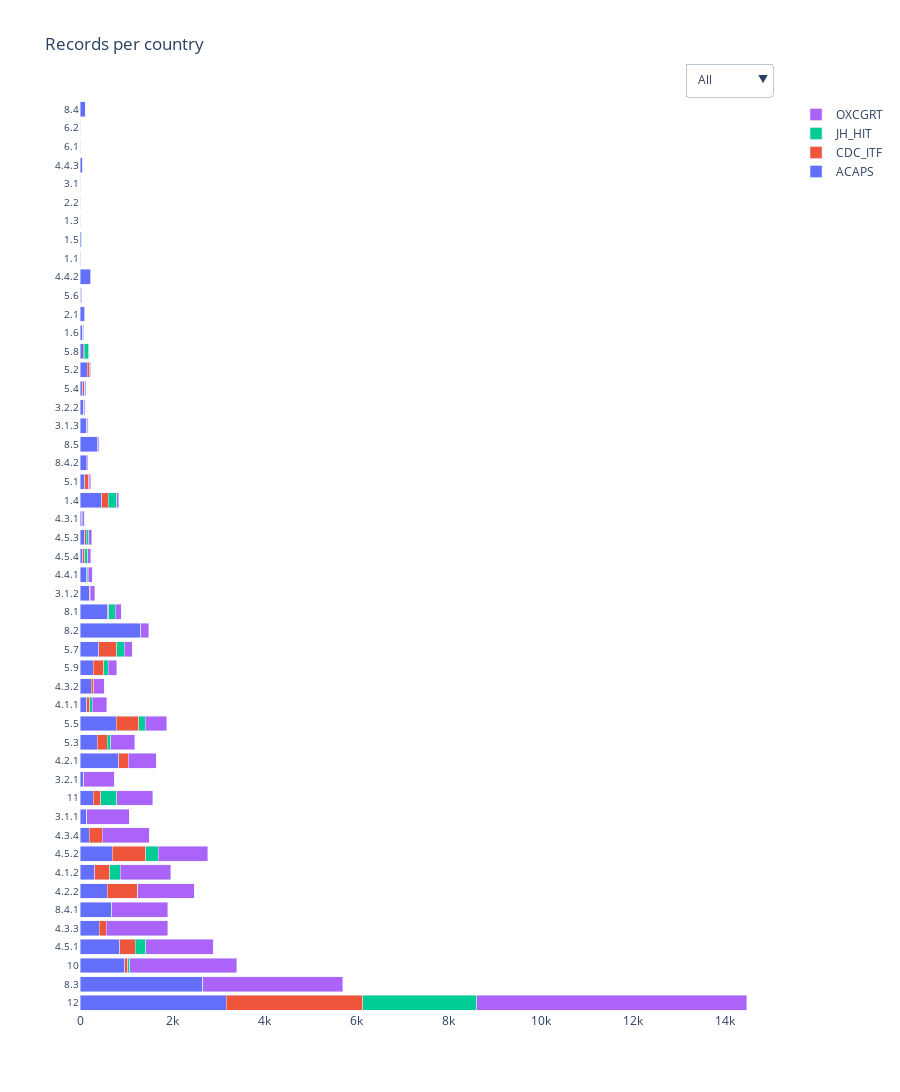

Notebook code cell kept with this figure:
### Code cell
fig = go.Figure()

fig.update_yaxes(type='category')

for column in m.columns.to_list():
    fig.add_trace(
        go.Bar(
            y = m.index,
            x = m[column],
            name = column,
            orientation='h'
        )
    )
    
fig.update_layout(
    height = 1500,
    barmode='stack',
    title = "Records per WHO code",
    paper_bgcolor='rgba(0,0,0,0)',
    plot_bgcolor='rgba(0,0,0,0)',
    updatemenus=[
        dict(
            buttons=[dict(label = 'All',
                  method = 'update',
                  args = [{'visible': [True, True, True, True]},
                          {'title': 'All',
                           'showlegend':True}]),
             dict(label = 'ACAPS',
                  method = 'update',
                  args = [{'visible': [True, False, False, False]},
                          {'title': 'OXCGRT',
                          'showlegend':True}]),
            dict(label = 'CDC_ITF',
                method = 'update',
                args = [{'visible': [False, True, False, False]},
                        {'title': 'CDC_ITF',
                        'showlegend':True}]),
            dict(label = 'JH_HIT',
                method = 'update',
                args = [{'visible': [False, False, True, False]},
                        {'title': 'JH_HIT',
                        'showlegend':True}]),
            dict(label = 'OXCGRT',
                method = 'update',
                args = [{'visible': [False, False, False, True]},
                        {'title': 'OXCGRT',
                        'showlegend':True}])],
            direction="down",
            pad={"r": 10, "t": 10},
            showactive=True,
            x=1,
            xanchor="right",
            y=1.052,
            yanchor="top"
        ),
    ]
)

fig = fig.update_yaxes(tickfont=dict(size=10))
py.iplot(fig)

### Figure 1 — Plotly figure (JSON) as saved in the notebook; plotly's stock layout.template omitted (floating-point values rounded to 4 significant figures)
{"data": [{"name": "ACAPS", "orientation": "h", "type": "bar", "x": [3174, 2660, 975, 861, 414, 680, 587, 320, 702, 201, 140, 291, 81, 839, 370, 792, 146, 239, 287, 407, 1309, 602, 207, 144, 60, 104, 37, 475, 99, 137, 386, 146, 80, 59, 161, 67, 61, 95, 13, 219, 16, 31, 2, 3, 1, 46, 1, 4, 113], "y": ["12", "8.3", "10", "4.5.1", "4.3.3", "8.4.1", "4.2.2", "4.1.2", "4.5.2", "4.3.4", "3.1.1", "11", "3.2.1", "4.2.1", "5.3", "5.5", "4.1.1", "4.3.2", "5.9", "5.7", "8.2", "8.1", "3.1.2", "4.4.1", "4.5.4", "4.5.3", "4.3.1", "1.4", "5.1", "8.4.2", "8.5", "3.1.3", "3.2.2", "5.4", "5.2", "5.8", "1.6", "2.1", "5.6", "4.4.2", "1.1", "1.5", "1.3", "2.2", "3.1", "4.4.3", "6.1", "6.2", "8.4"]}, {"name": "CDC_ITF", "orientation": "h", "type": "bar", "x": [2962, 1, 64, 342, 155, 1, 668, 326, 725, 284, 1, 157, 5, 208, 225, 488, 70, 59, 231, 392, null, 19, 1, 12, 45, 29, 10, 142, 89, null, 7, 5, 6, 29, 50, 22, 4, 1, 16, 3, null, null, null, null, null, 1, null, null, null], "y": ["12", "8.3", "10", "4.5.1", "4.3.3", "8.4.1", "4.2.2", "4.1.2", "4.5.2", "4.3.4", "3.1.1", "11", "3.2.1", "4.2.1", "5.3", "5.5", "4.1.1", "4.3.2", "5.9", "5.7", "8.2", "8.1", "3.1.2", "4.4.1", "4.5.4", "4.5.3", "4.3.1", "1.4", "5.1", "8.4.2", "8.5", "3.1.3", "3.2.2", "5.4", "5.2", "5.8", "1.6", "2.1", "5.6", "4.4.2", "1.1", "1.5", "1.3", "2.2", "3.1", "4.4.3", "6.1", "6.2", "8.4"]}, {"name": "JH_HIT", "orientation": "h", "type": "bar", "x": [2473, null, 41, 227, 6, 3, 3, 230, 276, null, 3, 351, null, 4, 69, 141, 53, null, 96, 158, 6, 145, 10, 24, 67, 60, 4, 181, 9, null, 4, 8, 4, 20, 10, 105, 3, 1, 1, 2, null, 2, null, null, null, 5, null, null, null], "y": ["12", "8.3", "10", "4.5.1", "4.3.3", "8.4.1", "4.2.2", "4.1.2", "4.5.2", "4.3.4", "3.1.1", "11", "3.2.1", "4.2.1", "5.3", "5.5", "4.1.1", "4.3.2", "5.9", "5.7", "8.2", "8.1", "3.1.2", "4.4.1", "4.5.4", "4.5.3", "4.3.1", "1.4", "5.1", "8.4.2", "8.5", "3.1.3", "3.2.2", "5.4", "5.2", "5.8", "1.6", "2.1", "5.6", "4.4.2", "1.1", "1.5", "1.3", "2.2", "3.1", "4.4.3", "6.1", "6.2", "8.4"]}, {"name": "OXCGRT", "orientation": "h", "type": "bar", "x": [5868, 3038, 2328, 1465, 1325, 1222, 1221, 1099, 1070, 1018, 923, 780, 654, 602, 521, 466, 310, 225, 185, 173, 172, 124, 101, 82, 60, 58, 45, 42, 39, 26, 23, 21, 19, 18, 14, 12, 11, 6, 4, 4, 2, 1, null, null, null, null, null, null, null], "y": ["12", "8.3", "10", "4.5.1", "4.3.3", "8.4.1", "4.2.2", "4.1.2", "4.5.2", "4.3.4", "3.1.1", "11", "3.2.1", "4.2.1", "5.3", "5.5", "4.1.1", "4.3.2", "5.9", "5.7", "8.2", "8.1", "3.1.2", "4.4.1", "4.5.4", "4.5.3", "4.3.1", "1.4", "5.1", "8.4.2", "8.5", "3.1.3", "3.2.2", "5.4", "5.2", "5.8", "1.6", "2.1", "5.6", "4.4.2", "1.1", "1.5", "1.3", "2.2", "3.1", "4.4.3", "6.1", "6.2", "8.4"]}], "layout": {"barmode": "stack", "height": 1500, "paper_bgcolor": "rgba(0,0,0,0)", "plot_bgcolor": "rgba(0,0,0,0)", "title": {"text": "Records per country"}, "updatemenus": [{"buttons": [{"args": [{"visible": [true, true, true, true]}, {"showlegend": true, "title": "All"}], "label": "All", "method": "update"}, {"args": [{"visible": [true, false, false, false]}, {"showlegend": true, "title": "OXCGRT"}], "label": "ACAPS", "method": "update"}, {"args": [{"visible": [false, true, false, false]}, {"showlegend": true, "title": "CDC_ITF"}], "label": "CDC_ITF", "method": "update"}, {"args": [{"visible": [false, false, true, false]}, {"showlegend": true, "title": "JH_HIT"}], "label": "JH_HIT", "method": "update"}, {"args": [{"visible": [false, false, false, true]}, {"showlegend": true, "title": "OXCGRT"}], "label": "OXCGRT", "method": "update"}], "direction": "down", "pad": {"r": 10, "t": 10}, "showactive": true, "x": 1, "xanchor": "right", "y": 1.052, "yanchor": "top"}], "yaxis": {"tickfont": {"size": 10}, "type": "category"}}}
